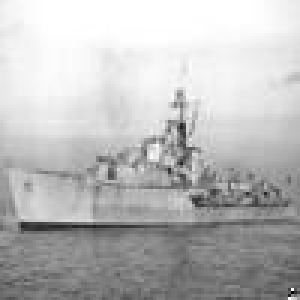
#> input picture DD/5761c3009aa09.jpg, 100 x 100 px, found by its file name (shown 3 times larger); its folder holds 4 pictures in this run
$ python Invert.py
#> lines starting #> are read from the running program, lines starting #| are printed output that depends on the picture
from PIL import Image
import os

# Path to the folder containing grayscale images
folder_path = "/Users/benjaminyang/Desktop/Images/DD"  # Change this to your folder path

def invert_image(image_file):
    # Open the image
    with Image.open(image_file) as img:
        # Ensure it is in grayscale mode ('L')
#> img is the input picture: PIL image 100x100 L; min 0, max 255, mean 187.3
        if img.mode != 'L':
            print(f"Skipping {image_file} as it is not in grayscale mode.")
            return

        # Invert the image
        inverted_img = Image.eval(img, lambda pixel: 255 - pixel)
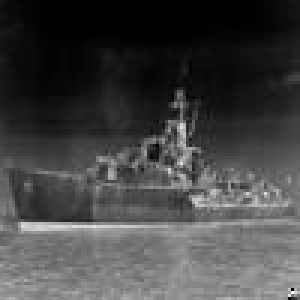
#> inverted_img: PIL image 100x100 L (shown 3 times larger); min 0, max 255, mean 67.7

        # Save the inverted image with a new name
        inverted_image_file = os.path.splitext(image_file)[0] + "_inverted.jpg"
        inverted_img.save(inverted_image_file)
        print(f"Saved inverted image: {inverted_image_file}")

# Process all images in the folder
for file_name in os.listdir(folder_path):
    # Check if file is an image (you can add more extensions if needed)
    if file_name.lower().endswith(('.png', '.jpg', '.jpeg')):
        invert_image(os.path.join(folder_path, file_name))
#> pass 2 of the loop `for file_name in os.listdir(folder_path):`:
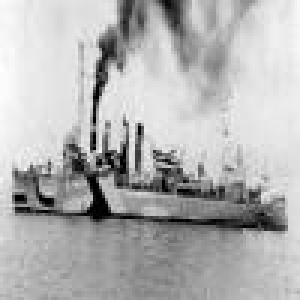
#> input picture DD/57e58e14ee70a.jpg, 100 x 100 px, found by its file name (shown 3 times larger)
#> in invert_image, img is the input picture: PIL image 100x100 L; min 0, max 255, mean 178.8
#> in invert_image (call 2), `inverted_img = Image.eval(img, lambda pixel: 255 - pixel)`:
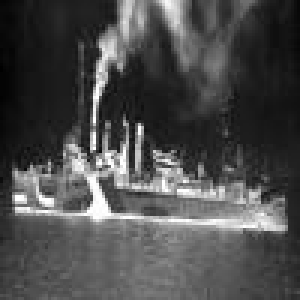
#> inverted_img: PIL image 100x100 L (shown 3 times larger); min 0, max 255, mean 76.2
#> pass 3 of the loop `for file_name in os.listdir(folder_path):`:
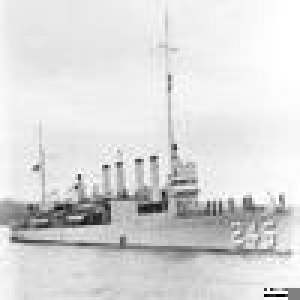
#> input picture DD/581cf725cc655.jpg, 100 x 100 px, found by its file name (shown 3 times larger)
#> in invert_image, img is the input picture: PIL image 100x100 L; min 0, max 255, mean 218.1
#> in invert_image (call 3), `inverted_img = Image.eval(img, lambda pixel: 255 - pixel)`:
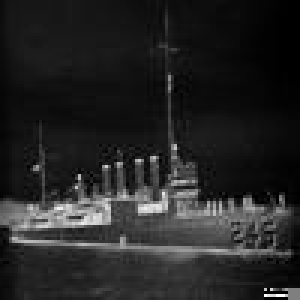
#> inverted_img: PIL image 100x100 L (shown 3 times larger); min 0, max 255, mean 36.9
#> the loop made 4 passes; the first 3 are shown
